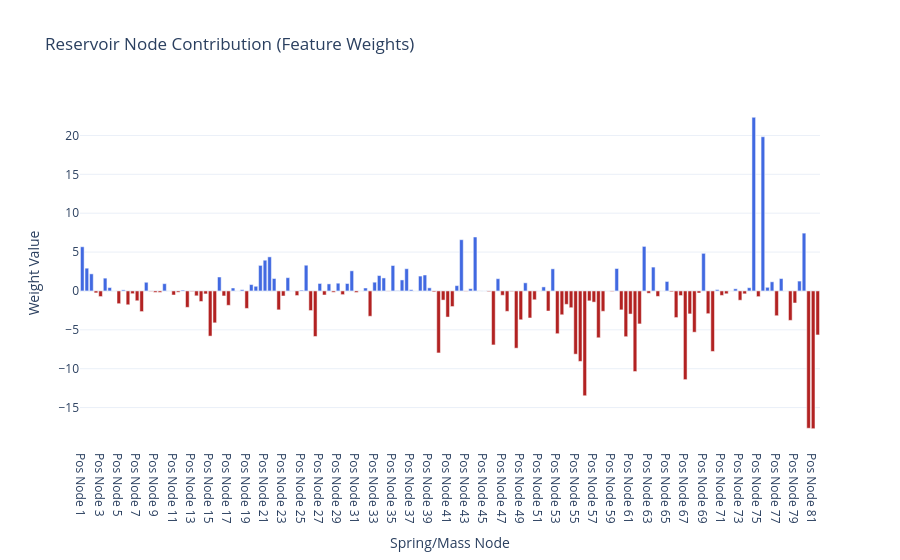

The notebook cell saved with this chart:
### Code cell
weights = ridge_model.coef_
labels = [
    f"{'Pos' if i % 2 == 0 else 'Vel'} Node {i//2 + 1}" for i in range(len(weights))
]

fig = go.Figure(
    data=[
        go.Bar(
            x=labels,
            y=weights,
            marker_color=np.where(
                weights >= 0, "royalblue", "firebrick"
            ),  # Blue for +, Red for -
        )
    ]
)

fig.update_layout(
    title="Reservoir Node Contribution (Feature Weights)",
    xaxis_title="Spring/Mass Node",
    yaxis_title="Weight Value",
    template="plotly_white",
)

fig.show()

### Figure 1 — Plotly figure (JSON) as saved in the notebook; plotly's stock layout.template omitted (floating-point values rounded to 4 significant figures; data arrays with more than 128 entries replaced by an {"elided": "..."} marker saying what was removed)
{"data": [{"marker": {"color": {"elided": "162 str values"}}, "type": "bar", "x": {"elided": "162 str values"}, "y": {"elided": "162 float values"}}], "layout": {"title": {"text": "Reservoir Node Contribution (Feature Weights)"}, "xaxis": {"title": {"text": "Spring/Mass Node"}}, "yaxis": {"title": {"text": "Weight Value"}}}}
